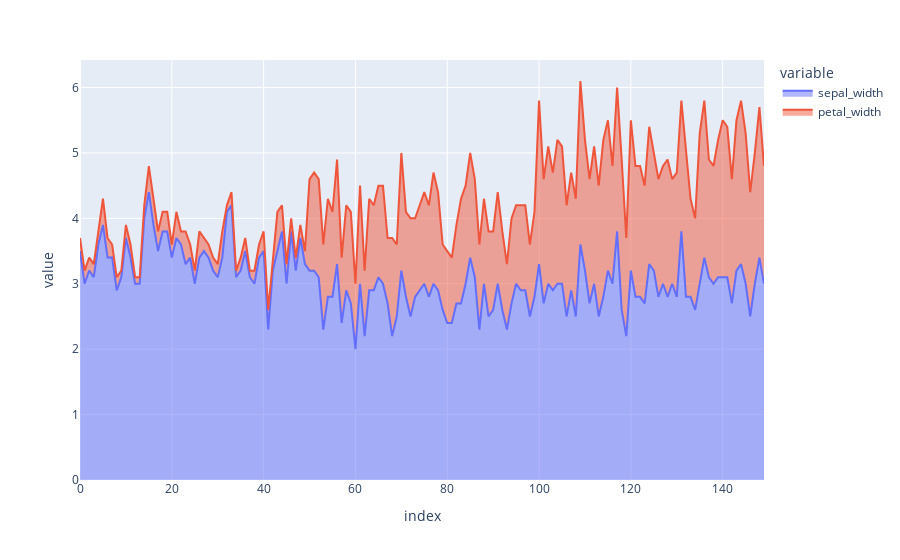

Here is the notebook cell this chart was saved with:
### Code cell
px.area(iris,y = ['sepal_width' ,'petal_width'])

### Figure 1 — Plotly figure (JSON) as saved in the notebook; plotly's stock layout.template omitted (floating-point values rounded to 4 significant figures; data arrays with more than 128 entries replaced by an {"elided": "..."} marker saying what was removed)
{"data": [{"fillpattern": {"shape": ""}, "hovertemplate": "variable=sepal_width<br>index=%{x}<br>value=%{y}<extra></extra>", "legendgroup": "sepal_width", "line": {"color": "#636efa"}, "marker": {"symbol": "circle"}, "mode": "lines", "name": "sepal_width", "orientation": "v", "showlegend": true, "stackgroup": "1", "type": "scatter", "x": {"elided": "150 int values"}, "xaxis": "x", "y": {"elided": "150 float values"}, "yaxis": "y"}, {"fillpattern": {"shape": ""}, "hovertemplate": "variable=petal_width<br>index=%{x}<br>value=%{y}<extra></extra>", "legendgroup": "petal_width", "line": {"color": "#EF553B"}, "marker": {"symbol": "circle"}, "mode": "lines", "name": "petal_width", "orientation": "v", "showlegend": true, "stackgroup": "1", "type": "scatter", "x": {"elided": "150 int values"}, "xaxis": "x", "y": {"elided": "150 float values"}, "yaxis": "y"}], "layout": {"legend": {"title": {"text": "variable"}, "tracegroupgap": 0}, "margin": {"t": 60}, "xaxis": {"anchor": "y", "domain": [0, 1], "title": {"text": "index"}}, "yaxis": {"anchor": "x", "domain": [0, 1], "title": {"text": "value"}}}}
